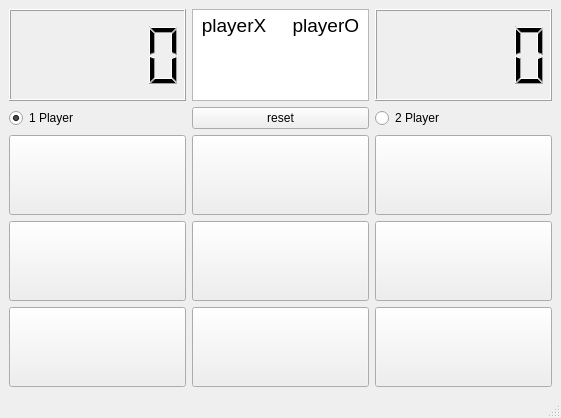
<?xml version="1.0" encoding="UTF-8"?>
<ui version="4.0">
 <class>MainWindow</class>
 <widget class="QMainWindow" name="MainWindow">
  <property name="geometry">
   <rect>
    <x>0</x>
    <y>0</y>
    <width>543</width>
    <height>418</height>
   </rect>
  </property>
  <property name="windowTitle">
   <string>MainWindow</string>
  </property>
  <widget class="QWidget" name="centralwidget">
   <layout class="QGridLayout" name="gridLayout">
    <item row="3" column="1">
     <widget class="QPushButton" name="btn_2">
      <property name="sizePolicy">
       <sizepolicy hsizetype="Expanding" vsizetype="Expanding">
        <horstretch>0</horstretch>
        <verstretch>0</verstretch>
       </sizepolicy>
      </property>
      <property name="font">
       <font>
        <pointsize>47</pointsize>
       </font>
      </property>
      <property name="text">
       <string/>
      </property>
     </widget>
    </item>
    <item row="4" column="1">
     <widget class="QPushButton" name="btn_5">
      <property name="sizePolicy">
       <sizepolicy hsizetype="Expanding" vsizetype="Expanding">
        <horstretch>0</horstretch>
        <verstretch>0</verstretch>
       </sizepolicy>
      </property>
      <property name="font">
       <font>
        <pointsize>47</pointsize>
       </font>
      </property>
      <property name="text">
       <string/>
      </property>
     </widget>
    </item>
    <item row="4" column="0">
     <widget class="QPushButton" name="btn_4">
      <property name="sizePolicy">
       <sizepolicy hsizetype="Expanding" vsizetype="Expanding">
        <horstretch>0</horstretch>
        <verstretch>0</verstretch>
       </sizepolicy>
      </property>
      <property name="font">
       <font>
        <pointsize>47</pointsize>
       </font>
      </property>
      <property name="text">
       <string/>
      </property>
     </widget>
    </item>
    <item row="0" column="3">
     <widget class="QLCDNumber" name="lcd_O">
      <property name="sizePolicy">
       <sizepolicy hsizetype="Expanding" vsizetype="Expanding">
        <horstretch>0</horstretch>
        <verstretch>0</verstretch>
       </sizepolicy>
      </property>
     </widget>
    </item>
    <item row="3" column="0">
     <widget class="QPushButton" name="btn_1">
      <property name="sizePolicy">
       <sizepolicy hsizetype="Expanding" vsizetype="Expanding">
        <horstretch>0</horstretch>
        <verstretch>0</verstretch>
       </sizepolicy>
      </property>
      <property name="font">
       <font>
        <pointsize>47</pointsize>
       </font>
      </property>
      <property name="text">
       <string/>
      </property>
     </widget>
    </item>
    <item row="0" column="0">
     <widget class="QLCDNumber" name="lcd_X">
      <property name="sizePolicy">
       <sizepolicy hsizetype="Expanding" vsizetype="Expanding">
        <horstretch>0</horstretch>
        <verstretch>0</verstretch>
       </sizepolicy>
      </property>
     </widget>
    </item>
    <item row="2" column="3">
     <widget class="QRadioButton" name="two_player">
      <property name="text">
       <string>2 Player</string>
      </property>
     </widget>
    </item>
    <item row="4" column="3">
     <widget class="QPushButton" name="btn_6">
      <property name="sizePolicy">
       <sizepolicy hsizetype="Expanding" vsizetype="Expanding">
        <horstretch>0</horstretch>
        <verstretch>0</verstretch>
       </sizepolicy>
      </property>
      <property name="font">
       <font>
        <pointsize>47</pointsize>
       </font>
      </property>
      <property name="text">
       <string/>
      </property>
     </widget>
    </item>
    <item row="6" column="0">
     <widget class="QPushButton" name="btn_7">
      <property name="sizePolicy">
       <sizepolicy hsizetype="Expanding" vsizetype="Expanding">
        <horstretch>0</horstretch>
        <verstretch>0</verstretch>
       </sizepolicy>
      </property>
      <property name="font">
       <font>
        <pointsize>47</pointsize>
       </font>
      </property>
      <property name="text">
       <string/>
      </property>
     </widget>
    </item>
    <item row="6" column="3">
     <widget class="QPushButton" name="btn_9">
      <property name="sizePolicy">
       <sizepolicy hsizetype="Expanding" vsizetype="Expanding">
        <horstretch>0</horstretch>
        <verstretch>0</verstretch>
       </sizepolicy>
      </property>
      <property name="font">
       <font>
        <pointsize>47</pointsize>
       </font>
      </property>
      <property name="text">
       <string/>
      </property>
     </widget>
    </item>
    <item row="3" column="3">
     <widget class="QPushButton" name="btn_3">
      <property name="sizePolicy">
       <sizepolicy hsizetype="Expanding" vsizetype="Expanding">
        <horstretch>0</horstretch>
        <verstretch>0</verstretch>
       </sizepolicy>
      </property>
      <property name="font">
       <font>
        <pointsize>47</pointsize>
       </font>
      </property>
      <property name="text">
       <string/>
      </property>
     </widget>
    </item>
    <item row="6" column="1">
     <widget class="QPushButton" name="btn_8">
      <property name="sizePolicy">
       <sizepolicy hsizetype="Expanding" vsizetype="Expanding">
        <horstretch>0</horstretch>
        <verstretch>0</verstretch>
       </sizepolicy>
      </property>
      <property name="font">
       <font>
        <pointsize>47</pointsize>
       </font>
      </property>
      <property name="text">
       <string/>
      </property>
     </widget>
    </item>
    <item row="2" column="0">
     <widget class="QRadioButton" name="one_player">
      <property name="text">
       <string>1 Player</string>
      </property>
      <property name="checked">
       <bool>true</bool>
      </property>
     </widget>
    </item>
    <item row="0" column="1">
     <widget class="QTextEdit" name="textEdit">
      <property name="font">
       <font>
        <bold>true</bold>
       </font>
      </property>
      <property name="html">
       <string>&lt;!DOCTYPE HTML PUBLIC &quot;-//W3C//DTD HTML 4.0//EN&quot; &quot;http://www.w3.org/TR/REC-html40/strict.dtd&quot;&gt;
&lt;html&gt;&lt;head&gt;&lt;meta name=&quot;qrichtext&quot; content=&quot;1&quot; /&gt;&lt;meta charset=&quot;utf-8&quot; /&gt;&lt;style type=&quot;text/css&quot;&gt;
p, li { white-space: pre-wrap; }
hr { height: 1px; border-width: 0; }
li.unchecked::marker { content: &quot;\2610&quot;; }
li.checked::marker { content: &quot;\2612&quot;; }
&lt;/style&gt;&lt;/head&gt;&lt;body style=&quot; font-family:'Ubuntu'; font-size:11pt; font-weight:700; font-style:normal;&quot;&gt;
&lt;p align=&quot;center&quot; style=&quot; margin-top:0px; margin-bottom:0px; margin-left:0px; margin-right:0px; -qt-block-indent:0; text-indent:0px;&quot;&gt;&lt;span style=&quot; font-size:14pt; font-weight:400;&quot;&gt;playerX     playerO&lt;/span&gt;&lt;/p&gt;
&lt;p align=&quot;center&quot; style=&quot;-qt-paragraph-type:empty; margin-top:0px; margin-bottom:0px; margin-left:0px; margin-right:0px; -qt-block-indent:0; text-indent:0px; font-size:14pt; font-weight:400;&quot;&gt;&lt;br /&gt;&lt;/p&gt;&lt;/body&gt;&lt;/html&gt;</string>
      </property>
     </widget>
    </item>
    <item row="2" column="1">
     <widget class="QPushButton" name="btn_reset">
      <property name="text">
       <string>reset</string>
      </property>
     </widget>
    </item>
   </layout>
  </widget>
  <widget class="QMenuBar" name="menubar">
   <property name="geometry">
    <rect>
     <x>0</x>
     <y>0</y>
     <width>543</width>
     <height>22</height>
    </rect>
   </property>
  </widget>
  <widget class="QStatusBar" name="statusbar"/>
 </widget>
 <resources/>
 <connections/>
</ui>
